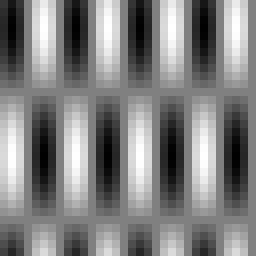
#> input picture lab8/dwieFale.bmp, 32 x 32 px (shown 8 times larger)
$ jupyter execute --allow-errors 08_Fourier.ipynb
#> lines starting #> are read from the running program, lines starting #| are printed output that depends on the picture; after the words box and inside, x2 and y2 are one past the last pixel; in counts of white or black regions, pixels touching at a corner belong together; long printed decimals are rounded
# Transformata Fouriera dla obrazów cyfrowych. Filtracja w dziedzinie częstotliwości.

## Cel ćwiczenia

- Zapoznanie z wykorzystaniem transformaty Fouriera w przetwarzaniu obrazów cyfrowych.
- Zapoznanie z pojęciem F-obrazu (amplitudy i fazy).
- Zapoznanie z własnościami transformaty Fouriera.
- Zapoznanie z filtracją w dziedzinie częstotliwości.

Na jednym z poprzednich ćwiczeń zetknęliśmy się z pojęciem konwolucji.
Przykładem może być filtracja dolno i górnoprzepustowa.
Operacja ta odpowiada mnożeniu w dziedzinie częstotliwości zgodnie z zależnością:

\begin{equation}
\mathcal{F}(g(x,y)*h(x,y)) = \mathcal{F}(g(x,y)) \cdot \mathcal{F}(h(x,y))
\end{equation}

gdzie: $\mathcal{F}$ oznacza transformatę Fouriera, a $*$ jest splotem.

Operacja filtracji w dziedzinie częstotliwości może okazać się bardziej efektywna, jeżeli operacje $fft$ i $ifft$ (odpowiednio szybka transformata Fouriera -- *fast Fourier transform* -- oraz odwrotna szybka transformata Fouriera -- *inverse fast Fourier transform*) zajmą mniej czasu niż klasyczna konwolucja (zazwyczaj ma to miejsce dla dużego obrazu, z dużą maską).

Sama filtracja w dziedzinie częstotliwości to mnożenie punktowe całego obrazu przez jedną maskę.

W przypadku filtracji w dziedzinie częstotliwości zakłada się, że obraz "zawija się" na brzegach, co może powodować pewne artefakty (zostanie to pokazane w trakcie ćwiczenia).

W dziedzinie częstotliwości "działają" tylko filtry liniowe.
Filtry medianowe, maksymalne, minimalne itp. nie mają swoich odpowiedników.

## Dwuwymiarowa transformata Fouriera

1. Wczytaj plik "dwieFale.bmp" w skali szarości.
Jest to obraz powstały na podstawie następującej zależności:

\begin{equation}
L(m, n) = 128 + 127 \cdot \cos(\frac{2\pi m}{32}+\frac{3\pi}{4}) \cdot \cos(\frac{2\pi n}{8}-\frac{\pi}{2})
\end{equation}<br>

gdzie: $m$ i $n$ są odpowiednio numerami wierszy i kolumn.

2. Do realizacji dwuwymiarowej transformaty Fouriera służy funkcja `cv2.dft`.
Ustaw flagę `flags=cv2.DFT_COMPLEX_OUTPUT`.
Wykonaj transformatę na wczytanym obrazie.
W ten sposób uzyskuje się tzw. F-obraz.

3. Najniższe częstotliwości znajdują się w lewym-górnym rogu obrazu.
Dla celów wizualizacji (ale też przetwarzania) często wykonuje się tzw. przesunięcie F-obrazu, które powoduje, że niskie częstotliwości przesuwane są do środka obrazu.
Wykorzystaj funkcję `np.fft.fftshift`.
Jako pierwszy argument podaj wynik transformaty Fouriera.
Jako drugi argument podaj numery osi, wzdłuż których należy wykonać operację.
Pierwsza oś odnosi się do wierszy obrazu.
Druga oś odnosi się do kolumn obrazu.
Trzecia oś to część rzeczywista (`[:, :, 0]`) lub urojona (`[:, :, 1]`).
W naszym przypadku argument powinien wyglądać tak `[0,1]`.

4. Wyświetl wynik transformaty.
Na wspólnym wykresie umieść obraz oryginalny, amplitudę i fazę F-obrazu.
Amplitudę i fazę wyznacz za pomocą funkcji `cv2.cartToPolar`.
Pierwszym argumentem funkcji jest część rzeczywista wyniku, a drugim urojona.
Uwaga. W razie wątpliwości proszę sprawdzić rozmiary rezultatu transformaty Fouriera oraz przesunięcia.

5. Dla wizualizacji oblicz logarytm dziesiętny amplitudy: `ALog = np.log10(A + 1)`.
Wyświetl go zamiast amplitudy na poprzednim wykresie.

6. Wczytaj obrazy *kolo.bmp*, *kwadrat.bmp*, *kwadrat45.bmp*, *trojkat.bmp*.
Czy analizując F-obraz można coś powiedzieć o kierunku krawędzi obiektów?

7. Sprawdź (empirycznie) poprawność stwierdzenia:
>Dwuwymiarowa transformata Fouriera jest złożeniem dwóch transformat jednowymiarowych (wykonanych np. najpierw wierszowo, a później kolumnowo). Jednowymiarowa transformata realizowana jest za pomocą funkcji fft (z bibloteki Numpy).
>
Wykonaj najpierw transformatę po wierszach: `FRow = np.fft.fft(I, axis=0)`.
Następnie po kolumnach: `FCol = np.fft.fft(FRow, axis=1)`.
Numpy zwraca wynik jako tablicę liczb zespolonych.
Część rzeczywistą można otrzymać w następujący sposób: `FCol.real`, a urojoną: `FCol.imag`.
Porównaj tak uzyskany wynik z rezultatem działania funkcji `cv2.dft`.
Można to zrobić wizualnie lub z wykorzystaniem funkcji `cv2.absdiff`.

[cell 1]
import cv2
from matplotlib import pyplot as plt
import numpy as np
import math
import os

# Load required files
if not os.path.exists("dwieFale.bmp") :
    !wget https://raw.githubusercontent.com/vision-agh/poc_sw/master/08_Fourier/dwieFale.bmp --no-check-certificate
if not os.path.exists("kolo.bmp") :
    !wget https://raw.githubusercontent.com/vision-agh/poc_sw/master/08_Fourier/kolo.bmp --no-check-certificate
if not os.path.exists("kwadrat.bmp") :
    !wget https://raw.githubusercontent.com/vision-agh/poc_sw/master/08_Fourier/kwadrat.bmp --no-check-certificate
if not os.path.exists("kwadrat45.bmp") :
    !wget https://raw.githubusercontent.com/vision-agh/poc_sw/master/08_Fourier/kwadrat45.bmp --no-check-certificate
if not os.path.exists("kwadratKL.bmp") :
    !wget https://raw.githubusercontent.com/vision-agh/poc_sw/master/08_Fourier/kwadratKL.bmp --no-check-certificate
if not os.path.exists("kwadratS.bmp") :
    !wget https://raw.githubusercontent.com/vision-agh/poc_sw/master/08_Fourier/kwadratS.bmp --no-check-certificate
if not os.path.exists("kwadratT.bmp") :
    !wget https://raw.githubusercontent.com/vision-agh/poc_sw/master/08_Fourier/kwadratT.bmp --no-check-certificate
if not os.path.exists("lena.bmp") :
    !wget https://raw.githubusercontent.com/vision-agh/poc_sw/master/08_Fourier/lena.bmp --no-check-certificate
if not os.path.exists("trojkat.bmp") :
    !wget https://raw.githubusercontent.com/vision-agh/poc_sw/master/08_Fourier/trojkat.bmp --no-check-certificate
if not os.path.exists("literki.bmp") :
    !wget https://raw.githubusercontent.com/vision-agh/poc_sw/master/08_Fourier/literki.bmp --no-check-certificate
if not os.path.exists("wzorA.bmp") :
    !wget https://raw.githubusercontent.com/vision-agh/poc_sw/master/08_Fourier/wzorA.bmp --no-check-certificate

I_Fale = cv2.imread('dwieFale.bmp', cv2.IMREAD_GRAYSCALE)
#> I_Fale is the input picture: shape (32, 32); min 1, max 255, mean 128

figFale, axsFale = plt.subplots()

axsFale.imshow(I_Fale, 'gray', vmin=0, vmax=256)
axsFale.axis('off')

figFale.show()

[cell 2]
# funkcja do plotowania 3D
def plot_mat(mat: np.ndarray, title: str='Matrix as surface', color: str='gray', projection: tuple=(35,30)):

    # get shape
#> called with title = 'Fale image wireframe plot', color = 'gray', projection = (35, 30)
    n,m = mat.shape
#> n = 32; m = 32

    # create mesh
    X, Y = np.meshgrid(np.arange(0,n,1), np.arange(0,m,1))

    # plot the stuff
    fig, ax = plt.subplots(subplot_kw={'projection':'3d'}, figsize=(10,10))

    if color == 'gray':
        surf = ax.plot_wireframe(X,Y,mat, color=color, rstride=1, cstride=1)
    else:
        surf = ax.plot_surface(X,Y,mat, cmap=color, rstride=1, cstride=1, edgecolor='none')
    ax.set_title(title)
    ax.view_init(*projection)

[cell 3]
def plot_Fimg(img: np.ndarray, title: str='polar decomp of dft of input', cmap: str='gray', plot3d: bool=True):
    fimg = cv2.dft(np.float32(img), flags=cv2.DFT_COMPLEX_OUTPUT)
    fimg = np.fft.fftshift(fimg, [0,1])
    mag, phase = cv2.cartToPolar(fimg[:,:,0], fimg[:,:,1])
    if plot3d:
        plot_mat(fimg[:,:,0], title='Real part', color=cmap, projection=(20, 15))
        plot_mat(fimg[:,:,1], title='Imaginary part', color=cmap, projection=(20, -15))
    fig, ax = plt.subplots(1,3, figsize=(15, 5))
    ax[0].imshow(img, 'gray'), ax[0].axis('off'), ax[0].set_title('Original image')
    ax[1].imshow(mag, 'gray'), ax[1].set_title('Magnitude'), ax[1].axis('off')
    ax[2].imshow(phase, 'gray'), ax[2].set_title('Phase'), ax[2].axis('off')
    fig.suptitle(title)

def plot_Fimg_logmag(img: np.ndarray, title: str='polar decomp of dft of input with log of magnitude'):
    fimg = cv2.dft(np.float32(img), flags=cv2.DFT_COMPLEX_OUTPUT)
    fimg = np.fft.fftshift(fimg, [0,1])
    mag, phase = cv2.cartToPolar(fimg[:,:,0], fimg[:,:,1])
    magLog = np.log10(mag+1)
    fig, ax = plt.subplots(1,3, figsize=(15, 5))
    ax[0].imshow(img, 'gray'), ax[0].axis('off'), ax[0].set_title('Original image')
    ax[1].imshow(magLog, 'gray'), ax[1].set_title('Logarithm of magnitude'), ax[1].axis('off')
    ax[2].imshow(phase, 'gray'), ax[2].set_title('Phase'), ax[2].axis('off')
    fig.suptitle(title)

[cell 4]
plot_mat(I_Fale, 'Fale image wireframe plot')

[cell 5]
# 2. Do realizacji dwuwymiarowej transformaty Fouriera służy funkcja cv2.dft. Ustaw flagę flags=cv2.DFT_COMPLEX_OUTPUT. Wykonaj transformatę na wczytanym obrazie. W ten sposób uzyskuje się tzw. F-obraz.
# 3. Najniższe częstotliwości znajdują się w lewym-górnym rogu obrazu. Dla celów wizualizacji (ale też przetwarzania) często wykonuje się tzw. przesunięcie F-obrazu, które powoduje, że niskie częstotliwości przesuwane są do środka obrazu. Wykorzystaj funkcję np.fft.fftshift. Jako pierwszy argument podaj wynik transformaty Fouriera. Jako drugi argument podaj numery osi, wzdłuż których należy wykonać operację. Pierwsza oś odnosi się do wierszy obrazu. Druga oś odnosi się do kolumn obrazu. Trzecia oś to część rzeczywista ([:, :, 0]) lub urojona ([:, :, 1]). W naszym przypadku argument powinien wyglądać tak [0,1].
# 4. Wyświetl wynik transformaty. Na wspólnym wykresie umieść obraz oryginalny, amplitudę i fazę F-obrazu. Amplitudę i fazę wyznacz za pomocą funkcji cv2.cartToPolar. Pierwszym argumentem funkcji jest część rzeczywista wyniku, a drugim urojona. Uwaga. W razie wątpliwości proszę sprawdzić rozmiary rezultatu transformaty Fouriera oraz przesunięcia.
# 5. Dla wizualizacji oblicz logarytm dziesiętny amplitudy: ALog = np.log10(A + 1). Wyświetl go zamiast amplitudy na poprzednim wykresie.
plot_Fimg(I_Fale)
plot_Fimg_logmag(I_Fale)

[cell 6]
# 6. Wczytaj obrazy kolo.bmp, kwadrat.bmp, kwadrat45.bmp, trojkat.bmp. Czy analizując F-obraz można coś powiedzieć o kierunku krawędzi obiektów?
kolo = cv2.imread('kolo.bmp', cv2.IMREAD_GRAYSCALE)
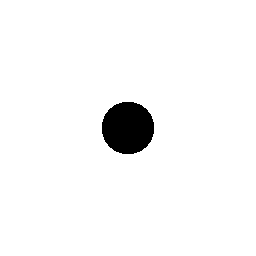
#> input picture lab8/kolo.bmp, 256 x 256 px
#> kolo: shape (256, 256); 96.7% white; 1 black region, box (x1, y1, x2, y2) and area: (102, 102, 154, 154) 2164
kwadrat = cv2.imread('kwadrat.bmp', cv2.IMREAD_GRAYSCALE)
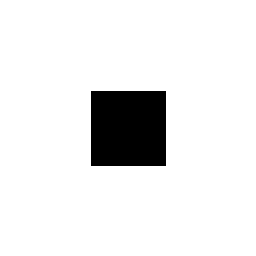
#> input picture lab8/kwadrat.bmp, 256 x 256 px
#> kwadrat: shape (256, 256); 91.4% white; 1 black region, box (x1, y1, x2, y2) and area: (91, 91, 166, 166) 5625
kwadrat45 = cv2.imread('kwadrat45.bmp', cv2.IMREAD_GRAYSCALE)
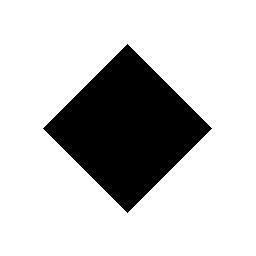
#> input picture lab8/kwadrat45.bmp, 256 x 256 px
#> kwadrat45: shape (256, 256); 78.2% white; 1 black region, box (x1, y1, x2, y2) and area: (43, 44, 212, 213) 14281
trojkat = cv2.imread('trojkat.bmp', cv2.IMREAD_GRAYSCALE)

[cell 7]
# obraz kolo
plot_Fimg(kolo, cmap='viridis')
plot_Fimg_logmag(kolo)

[cell 8]
# obraz kwadrat
plot_Fimg(kwadrat, cmap='viridis')
plot_Fimg_logmag(kwadrat)

[cell 9]
# obraz kwadrat45
plot_Fimg(kwadrat45, cmap='viridis')
plot_Fimg_logmag(kwadrat45)
#> in plot_Fimg_logmag (call 4), `magLog = np.log10(mag+1)`:
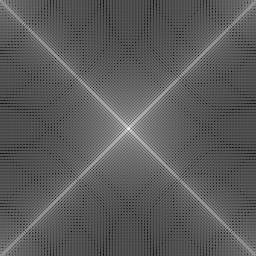
#> magLog: shape (256, 256) float32; min 0.0762, max 7.12, mean 2.59; drawn with min black and max white
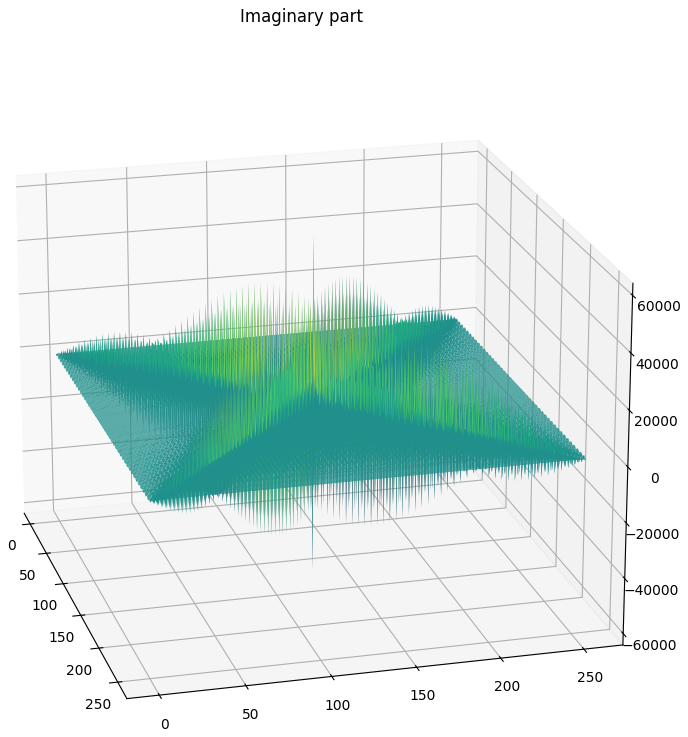
#> figure drawn by matplotlib, 1 panel

#> (a cell that did not finish here is left out)

[cell 11]
# 7. Sprawdź (empirycznie) poprawność stwierdzenia:
#Dwuwymiarowa transformata Fouriera jest złożeniem dwóch transformat jednowymiarowych (wykonanych np. najpierw wierszowo, a później kolumnowo). Jednowymiarowa transformata realizowana jest za #pomocą funkcji fft (z bibloteki Numpy).
#Wykonaj najpierw transformatę po wierszach: FRow = np.fft.fft(I, axis=0). Następnie po kolumnach: FCol = np.fft.fft(FRow, axis=1). Numpy zwraca wynik jako tablicę liczb zespolonych. Część #rzeczywistą można otrzymać w następujący sposób: FCol.real, a urojoną: FCol.imag. Porównaj tak uzyskany wynik z rezultatem działania funkcji cv2.dft. Można to zrobić wizualnie lub z #wykorzystaniem funkcji cv2.absdiff.
img = kolo

# dft from cv2 module
dft_kolo = cv2.dft(np.float32(img), flags=cv2.DFT_COMPLEX_OUTPUT)
dft_kolo_rel = dft_kolo[:,:,0]
dft_kolo_img = dft_kolo[:,:,1]
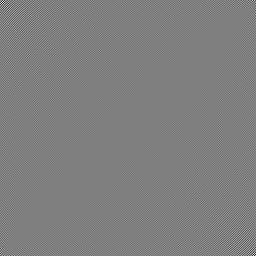
#> dft_kolo_img: shape (256, 256) float32; min -17297.5, max 17297.5, mean 0; drawn with min black and max white

# fft from numpy module
fft_row = np.fft.fft(img, axis=0)
fft_kolo = np.fft.fft(fft_row, axis=1)

# check if the real and imaginary parts are equal
mse_rel = (np.square(dft_kolo_rel - fft_kolo.real)).mean(axis=None)
#> mse_rel = 1.3e-06
mse_img = (np.square(dft_kolo_img- fft_kolo.imag)).mean(axis=None)
#> mse_img = 7.09e-07

# print the error
print('Real error     : {:.8f}\nImaginary error: {:.8f}'.format(mse_rel, mse_img))
#| Real error     : 1.3e-06
#| Imaginary error: 7.1e-07

# show the absolute difference between the images
fig, ax = plt.subplots(1,2, figsize=(10,5))
ax[0].imshow(np.abs(dft_kolo_rel - fft_kolo.real), 'gray'), ax[0].axis('off'), ax[0].set_title('Real part difference')
_ = ax[1].imshow(np.abs(dft_kolo_img - fft_kolo.imag), 'gray'), ax[1].axis('off'), ax[1].set_title('Imaginary part difference')
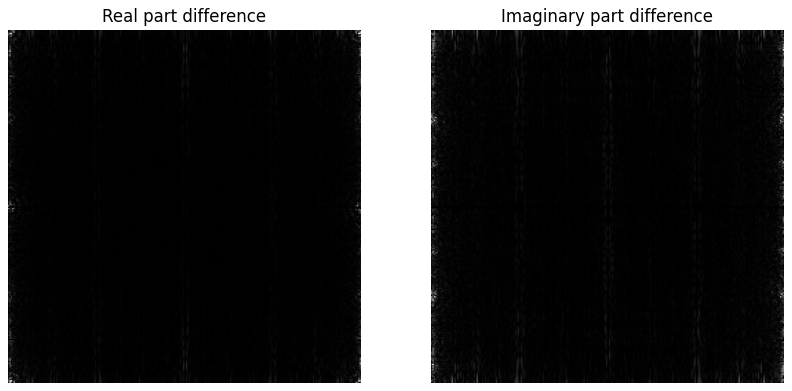
#> figure drawn by matplotlib, 2 panels

## Wnioski i obserwacje:
- działanie transformaty Fouriera najepierw na rzędach, a potem na kolumnach daje (prawie) taki sam efekt jak działanie dwuwymiarowej transformaty.

## Własności dwuwymiarowej transformaty Fouriera

1. Zbadaj jak zmienia się F-obraz (amplituda i faza) podczas następujących operacji: translacja, rotacja, zmiana rozmiaru, kombinacja liniowa.
Wykorzystaj stworzony wcześniej kod.<br>
Uwaga. Należy użyć przygotowanych obrazów, a nie "generować" własne.
2. Do badania translacji wykorzystaj obrazy *kwadrat.bmp* i *kwadratT.bmp*.
3. Przy badaniu rotacji wykorzystaj obrazy *kwadrat.bmp* i *kwadrat45.bmp*.
4. Przy badaniu zmiany rozmiaru wykorzystaj obrazy *kwadrat.bmp* i *kwadratS.bmp*.
5. Przy badaniu kombinacji liniowej wykorzystaj obrazy *kwadrat.bmp*, *kwadrat45.bmp* i *kwadratKL.bmp*.

[cell 12]
# oryginalny kwadrat
plot_Fimg(kwadrat, plot3d=False)

[cell 13]
# translacja
kwadratT = cv2.imread('kwadratT.bmp', cv2.IMREAD_GRAYSCALE)
#> (the rest of this cell did not finish here and is left out)

[cell 14]
# rotacja
plot_Fimg(kwadrat45, plot3d=False)

[cell 15]
# skalowanie
kwadratS = cv2.imread('kwadratS.bmp', cv2.IMREAD_GRAYSCALE)
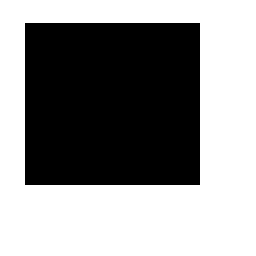
#> input picture lab8/kwadratS.bmp, 256 x 256 px
#> kwadratS: shape (256, 256); 56.7% white; 1 black region, box (x1, y1, x2, y2) and area: (25, 23, 200, 185) 28350
plot_Fimg(kwadratS, plot3d=False)
#> in plot_Fimg (call 9), `mag, phase = cv2.cartToPolar(fimg[:,:,0], fimg[:,:,1])`:
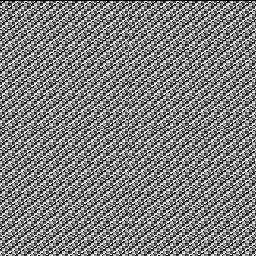
#> phase: shape (256, 256) float32; min 0, max 6.28, mean 3.13; drawn with min black and max white

[cell 16]
# kombinacja liniowa
kwadratKL = cv2.imread('kwadratKL.bmp', cv2.IMREAD_GRAYSCALE)
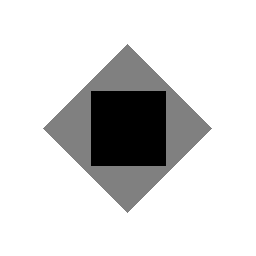
#> input picture lab8/kwadratKL.bmp, 256 x 256 px
#> kwadratKL is the input picture: shape (256, 256); min 0, max 255, mean 216.3
plot_Fimg(kwadratKL, plot3d=False)

## Wnioski i obserwacje:
- translacja powoduje zmianę fazy w coś przypominającego poprzeczne paski w każdej ćwiartce -> przesunięcie o jakiś kąt,
- rotacja powoduje w fazie niejako przesunięcie i utworzenie dwóch 'przekątnych kwadratu' -> obrót o jakiś kąt,
- skalowanie organizuje fazę w jednorodny wzór po przekątnej -> zmniejsza wsp skalowania kąta przy sinusach/kosinusach,
- kombinacja liniowa transformacji daje efekt składowych kombinacji w wykresie fazy.

## Odwrotna dwuwymiarowa transformata Fouriera

1. Wykorzystaj stworzony wcześniej kod. Wybierz dowolny obraz np "kolo.bmp".
2. Przed realizacją odwrotnego przekszałcenia należy wykonać odwrotne przesunięcie.
Wykorzystaj funkcję `np.fft.ifftshift`.
Pierwszym argumentem jest wynik transformaty Fouriera.
Drugim argumentem są numery osi, wzdłuż których należy wykonać operację.
3. Wykonaj odwrotną transformatę Fouriera za pomocą funkcji `cv2.idft`.
Jako drugi argument przekaż następujące flagi: `flags=cv2.DFT_SCALE | cv2.DFT_COMPLEX_OUTPUT`.
Wynik może mieć małą część urojoną przez błędy numeryczne.
Aby pozbyć się tego efekty należy obliczyć amplitudę:
        imgIFFT = cv2.magnitude(ifft[:, :, 0], ifft[:, :, 1])
Następnie wynik należy zaokrąglić (`np.round`) i zrzutować do typu `uint8`.
4. Wyświetl wynik.
Sprawdź (wizualnie i poprzez odjęcie) czy obraz oryginalny i po przekształceniach są takie same.

[cell 17]
# calculate the transform
kolo_fft = cv2.dft(np.float32(kolo), flags=cv2.DFT_COMPLEX_OUTPUT)

# shift the transform
kolo_shift = np.fft.fftshift(kolo_fft, [0,1])

# display the shifted dft
fig, ax = plt.subplots(1, 2, figsize=(10,5))
ax[0].imshow(kolo_shift[:,:,0], 'gray'), ax[0].axis('off'), ax[0].set_title('dft of kolo (real part)')
_ = ax[1].imshow(kolo_shift[:,:,1], 'gray'), ax[1].axis('off'), ax[1].set_title('dft of kolo (imaginary part)')

# shift the image back
kolo_backshift = np.fft.ifftshift(kolo_fft, [0,1])

# calculate the inverse dft
kolo_ifft = cv2.idft(kolo_backshift, flags=cv2.DFT_SCALE | cv2.DFT_COMPLEX_OUTPUT)
kolo_ifft = np.round(cv2.magnitude(kolo_ifft[:,:,0], kolo_ifft[:,:,1]))
kolo_ifft = np.array(kolo_ifft, dtype=np.uint8)

# display the iverse transform and compare to the original image
fig, ax = plt.subplots(1, 3, figsize=(15,5))
ax[0].imshow(kolo, 'gray'), ax[0].axis('off'), ax[0].set_title('Original')
ax[1].imshow(kolo_ifft, 'gray'), ax[1].axis('off'), ax[1].set_title('After dft and inverse dft')
_ = ax[2].imshow(np.abs(kolo_ifft-kolo), 'gray'), ax[2].axis('off'), ax[2].set_title('The difference')

# calculate the mean square error and print it
# check if the real and imaginary parts are equal
mse_ifft = (np.square(kolo - kolo_ifft)).mean(axis=None)
#> mse_ifft = 0

# print the error
print('Mean square error between both images: {:.17f}'.format(mse_ifft))
#| Mean square error between both images: 0

## Wnioski, obserwacje:
- błąd średniokwadratowy jest na poziomie zera maszynowego (mniej niż $1.0\cdot E^{-17}$),
- nie ma widocznych różnic między obrazami po tych wszystkich przekształceniach.

## Filtracja obrazu w dziedzinie częstotliwości

1. Wczytaj obraz "lena.bmp" w skali szarości.
Wykonaj transformatę Fouriera.
Wykorzystaj stworzony poprzednio kod.
Wyświetl obraz oryginalny, amplitudę (w skali logarytmicznej) i fazę.

2. Przeprowadź filtrację dolnoprzepustową - usuń górne częstotliwości.
Dla F-obrazu po operacji przesunięcia (`fftshift`) niskie częstotliwości leżą w jego centrum.

3. Na początku stwórz filtr "kołowy", dolnoprzepustowy.
Należy wygenerować macierze opisujące przestrzeń w dziedzinie częstotliwości.
Ich rozmiar musi być taki sam jak rozmiar przetwarzanego obrazu.
        lenaSize = I_Lena.shape
        FSpaceRows = 2 * np.fft.fftshift(np.fft.fftfreq(lenaSize[0]))
        FSpaceRowsM = np.outer(FSpaceRows, np.ones([1, lenaSize[1]]))
        FSpaceCols = 2 * np.fft.fftshift(np.fft.fftfreq(lenaSize[1]))
        FSpaceColsM = np.outer(np.ones([1, lenaSize[0]]), FSpaceCols)
Powyższy kod wygeneruje dwie znormalizowane macierze częstotliwości: *FSpaceRowsM* i *FSpaceColsM*.
Następnie należy wyznaczyć macierz zawierającą "odległość" od składowej stałej.
        FreqR = np.sqrt(np.square(FSpaceRowsM) + np.square(FSpaceColsM))

Uwagi:
- funkcja `fftfreq` generuje wektor częstotliwości $[-0.5, 0.5]$ o określonym rozmiarze, przy czym układ wartości jest taki, że najpierw od 0 do 0.5, a potem od -0.5 do 0,
- operacja `fftshift` zmienia ten układ na $[-0.5, 0.5]$,
- mnożenie przez 2 ustala ostatecznie zakres na $[-1, 1]$,
- operacja `outer` to tzw. iloczyn zewnętrzy dwóch wektorów, w naszym przypadku powoduje, że wektor pionowy lub poziomy jest "powielany" odpowiednią liczbę razy.
- sugeruje się, aby przyglądnąć się jak wygląda macierz `FreqR` - czy to w debugerze, czy poprzez wizualizację.

4. Teraz należy wybrać interesujący zakres.
Tu można zdefiniować typ filtru (dolno, górno, pasmowoprzepustowy).

        FilterF = FreqR <= 0.1

Filtr należy zwizualizować:

        figFilter = plt.figure()
        axsFilter = figFilter.add_subplot(projection='3d')
        axsFilter.plot_surface(FSpaceRowsM, FSpaceColsM, FilterF, rstride=1, cstride=1, cmap=plt.get_cmap('gray'), linewidth=0)
        figFilter.show()

4. Wykonaj właściwą filtrację, czyli mnożenie F-obrazu przez filtr FilterF.
Trzeba pamiętać, że F-obraz ma 2 kanały (rzeczywisty i urojony).
By mnożenie było możliwe należy więc powielić filtr również na 2 kanały.

        FilterF3 = np.repeat(FilterF[:, :, np.newaxis], 2, axis=2)

5. Wykonaj operację odwrotnego przesunięcia i odwrotnej transformaty.
Oblicz wartość bezwzględną wyniku.
Wykorzystaj funkcję `cv2.magnitude`.
Pierwszym argumentem jest część rzeczywista.
Drugim argumentem jest część urojona.
Wynik wyświetl.

6. Poeksperymentuj z rozmiarem filtru (promieniem).
Zaimplementuj filtr górnoprzepustowy (zmiana znaku przy warunku na odległość) oraz pasmowoprzepustowy (dwa warunki na promień połączone operatorem AND '&' ).
Wykonaj co najmniej trzy filtry i wyświetl wyniki.

7. W ten sposób zaimplementowana filtracja wprowadza pewne artefakty w postaci "pierścieni" wokół krawędzi.
Zapobiec temu zjawisku można poprzez odpowiednie "modelowanie" filtra.
W tym celu wykorzystać należy okna, np. Hamminga, Hanninga, Chebysheva (znane z przetwarzania sygnałów 1D).
Zagadnienie to jest tematem zadania domowego do tego ćwiczenia.

[cell 18]
def low_filter(src, filter_type='lowpass', r=0.1):
    srcDFT = cv2.dft(np.float32(src),flags=cv2.DFT_COMPLEX_OUTPUT)
    srcDFT = np.fft.fftshift(srcDFT, [0,1])

    size = src.shape
    FSpaceRows = 2 * np.fft.fftshift(np.fft.fftfreq(size[0]))
    FSpaceRowsM = np.outer(FSpaceRows, np.ones([1, size[1]]))
    FSpaceCols = 2 * np.fft.fftshift(np.fft.fftfreq(size[1]))
    FSpaceColsM = np.outer(np.ones([1, size[0]]), FSpaceCols)

    FreqR = np.sqrt(np.square(FSpaceRowsM) + np.square(FSpaceColsM))

    FilterF = FreqR <= r

    figFilter = plt.figure()
    axsFilter = figFilter.add_subplot(projection='3d')
    axsFilter.plot_surface(FSpaceRowsM, FSpaceColsM, FilterF, rstride=1, cstride=1, cmap=plt.get_cmap('gray'), linewidth=0)

    FilterF3 = np.repeat(FilterF[:, :, np.newaxis], 2, axis=2)

    srcDFT = srcDFT*FilterF3
    srcIFFT = np.fft.ifftshift(srcDFT, [0,1])
    dst = cv2.idft(srcIFFT, flags=cv2.DFT_SCALE | cv2.DFT_COMPLEX_OUTPUT)
    dst = cv2.magnitude(dst[:, :, 0], dst[:, :, 1])
    dst = np.round(dst).astype('uint8')

    return dst

def high_filter(src, r=0.7):
    srcDFT = cv2.dft(np.float32(src),flags=cv2.DFT_COMPLEX_OUTPUT)
    srcDFT = np.fft.fftshift(srcDFT, [0,1])

    size = src.shape
    FSpaceRows = 2 * np.fft.fftshift(np.fft.fftfreq(size[0]))
    FSpaceRowsM = np.outer(FSpaceRows, np.ones([1, size[1]]))
    FSpaceCols = 2 * np.fft.fftshift(np.fft.fftfreq(size[1]))
    FSpaceColsM = np.outer(np.ones([1, size[0]]), FSpaceCols)

    FreqR = np.sqrt(np.square(FSpaceRowsM) + np.square(FSpaceColsM))


    FilterF = FreqR >= r

    figFilter = plt.figure()
    axsFilter = figFilter.add_subplot(projection='3d')
    axsFilter.plot_surface(FSpaceRowsM, FSpaceColsM, FilterF, rstride=1, cstride=1, cmap=plt.get_cmap('gray'), linewidth=0)

    FilterF3 = np.repeat(FilterF[:, :, np.newaxis], 2, axis=2)

    srcDFT = srcDFT*FilterF3
    srcIFFT = np.fft.ifftshift(srcDFT, [0,1])
    dst = cv2.idft(srcIFFT, flags=cv2.DFT_SCALE | cv2.DFT_COMPLEX_OUTPUT)
    dst = cv2.magnitude(dst[:, :, 0], dst[:, :, 1])
    dst = np.round(dst).astype('uint8')

    return dst

def bandpass_filter(src, r_low=0.1, r_high=0.7):

    dst = low_filter(src, r_low)
